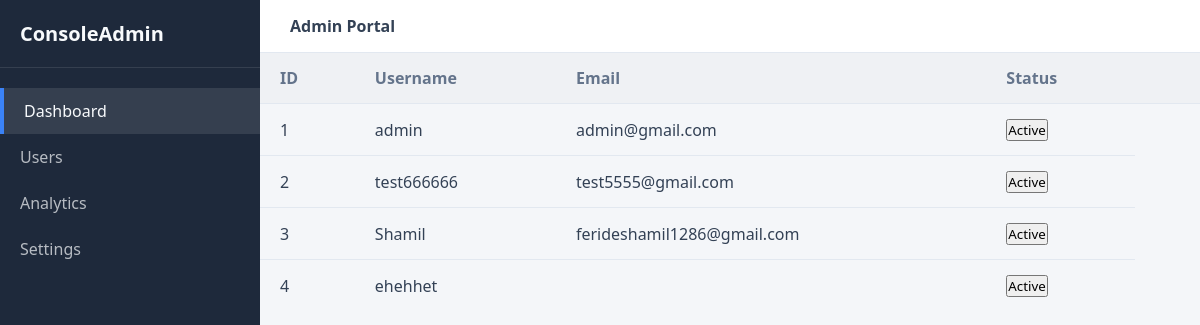
The app's page /admindashboard/ with its own data.
### users/models.py (models this page shows)
class Custom_User(AbstractUser):
    image = models.ImageField(upload_to="users/")
    phone = models.CharField(
    max_length=20,
    blank=True,
    null=True
    )

### main/views.py (the view)
# urls.py: path("admindashboard/",views.admin_dashboard,name="admindashboard"),
def admin_dashboard(request):
    users = User.objects.all()
    total_users = users.count()
    active_users = users.filter(is_active=True).count()
    context = {
        "users": users,
        "total_users": total_users,
        "active_users": active_users,
    }
    return render(request, "admin_dashboard.html", context)

### templates/admin_dashboard.html (shortened to what this page needs)
<!DOCTYPE html>
<html lang="en">
<head>
</head>
<body>
    <aside>
        <div class="sidebar-brand">ConsoleAdmin</div>
        <ul class="sidebar-menu">
            <li class="active"><a href="#">Dashboard</a></li>
            <li><a href="#">Users</a></li>
            <li><a href="#">Analytics</a></li>
            <li><a href="#">Settings</a></li>
        </ul>
    </aside>
    <main>
        <header>
            <div class="search-bar">
                <strong id="current-time">Admin Portal</strong>
            </div>
        </header>
<div class="users-table">
        <table>
            <thead>
                <tr>
                    <th>ID</th>
                    <th>Username</th>
                    <th>Email</th>
                    <th>Status</th>
                    <th></th>
                </tr>
            </thead>
            <tbody>
                {% for user in users %}
                <tr>
                    <td>{{ user.id }}</td>
                    <td>{{ user.username }}</td>
                    <td>{{ user.email }}</td>
                    <td>
                        <form method="POST"
                            action="{% url 'toggle_user_active' user.id %}">
                            {% if user.is_active %}
                                <button type="submit" class="status-btn active">
                                    Active
                                </button>
                            {% else %}
                                <button type="submit" class="status-btn inactive">
                                    Inactive
                                </button>
                            {% endif %}
                        </form>
                    </td>
                </tr>
                {% endfor %}
            </tbody>
        </table>
    </div>
    </main>
</body>
</html>

### templates/admin_dashboard.html (style rules this page uses)
:root { --bg-primary: #f4f6f9; --bg-sidebar: #1e293b; --bg-card: #ffffff; --text-main: #334155; --text-muted: #64748b; --text-light: #f8fafc; --accent: #3b82f6; --border: #e2e8f0; }
* { margin: 0; padding: 0; box-sizing: border-box; font-family: 'Segoe UI', Tahoma, Geneva, Verdana, sans-serif; }
body { background-color: var(--bg-primary); color: var(--text-main); display: flex; min-height: 100vh; transition: background-color 0.3s; }
aside { width: 260px; background-color: var(--bg-sidebar); color: var(--text-light); display: flex; flex-direction: column; transition: all 0.3s; }
.sidebar-brand { padding: 20px; font-size: 1.25rem; font-weight: bold; border-bottom: 1px solid rgba(255,255,255,0.1); }
.sidebar-menu { list-style: none; padding: 20px 0; }
.sidebar-menu li a { display: block; padding: 12px 20px; color: var(--text-light); text-decoration: none; opacity: 0.7; transition: 0.2s; }
.sidebar-menu li a:hover, .sidebar-menu li.active a { opacity: 1; background-color: rgba(255,255,255,0.1); border-left: 4px solid var(--accent); }
main { flex: 1; display: flex; flex-direction: column; overflow-x: hidden; }
header { background-color: var(--bg-card); padding: 15px 30px; display: flex; justify-content: space-between; align-items: center; border-bottom: 1px solid var(--border); }
table { width: 100%; border-collapse: collapse; text-align: left; }
th, td { padding: 14px 20px; border-bottom: 1px solid var(--border); }
th { background-color: rgba(0,0,0,0.02); color: var(--text-muted); font-weight: 600; }
tr:last-child td { border-bottom: none; }

### records on screen
Custom_User: id "1", username "admin", email "admin@gmail.com", is_active "Active"
Custom_User: id "2", username "test666666", email "test5555@gmail.com", is_active "Active"
Custom_User: id "3", username "Shamil", email "ferideshamil1286@gmail.com", is_active "Active"
Custom_User: id "4", username "ehehhet", is_active "Active"
